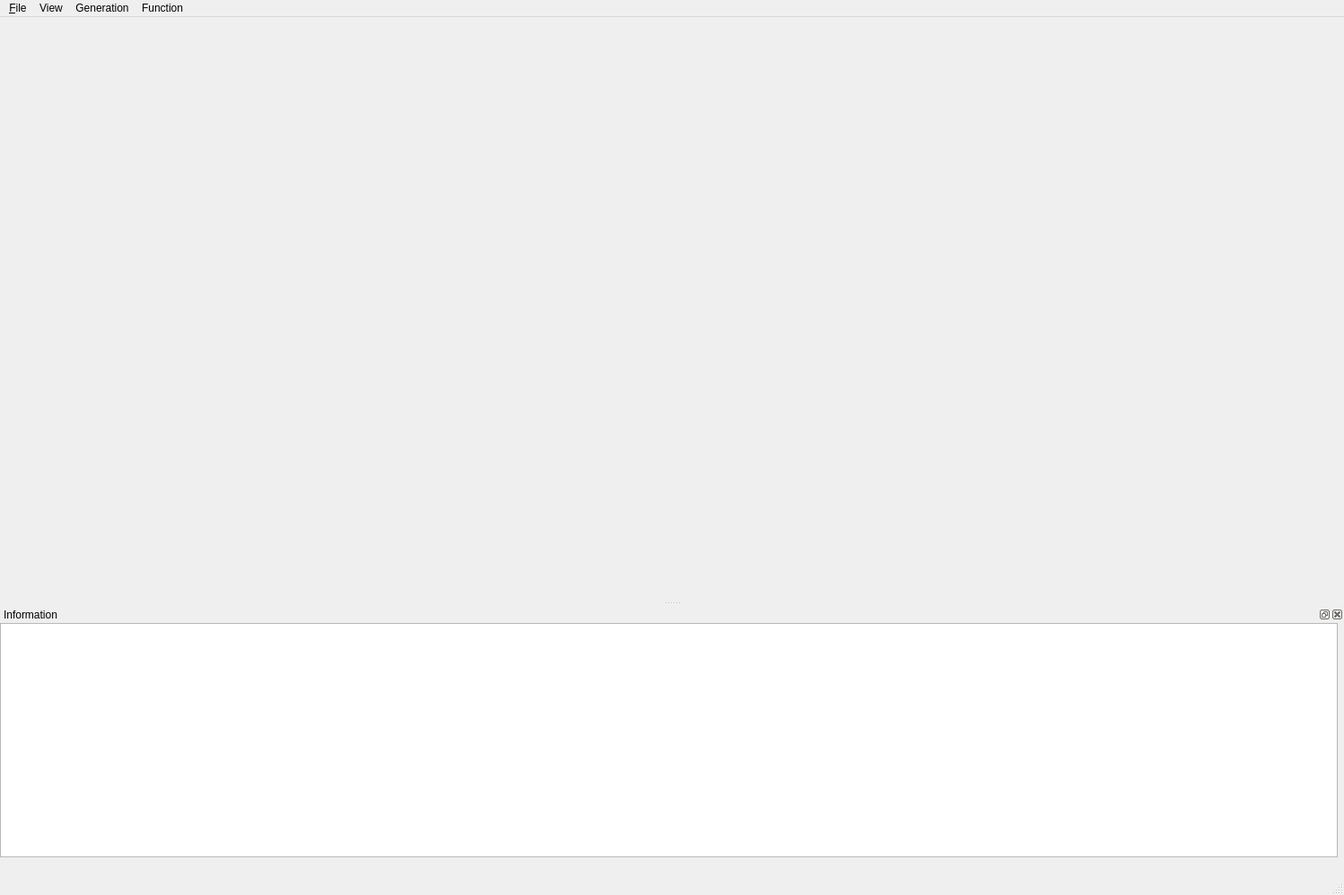
<?xml version="1.0" encoding="UTF-8"?>
<ui version="4.0">
 <class>MainWindow</class>
 <widget class="QMainWindow" name="MainWindow">
  <property name="geometry">
   <rect>
    <x>0</x>
    <y>0</y>
    <width>1498</width>
    <height>997</height>
   </rect>
  </property>
  <property name="sizePolicy">
   <sizepolicy hsizetype="Expanding" vsizetype="Expanding">
    <horstretch>0</horstretch>
    <verstretch>0</verstretch>
   </sizepolicy>
  </property>
  <property name="windowTitle">
   <string>MyComputerGeometry</string>
  </property>
  <widget class="QWidget" name="centralwidget">
   <property name="sizePolicy">
    <sizepolicy hsizetype="Preferred" vsizetype="Preferred">
     <horstretch>0</horstretch>
     <verstretch>0</verstretch>
    </sizepolicy>
   </property>
   <property name="autoFillBackground">
    <bool>true</bool>
   </property>
   <layout class="QHBoxLayout" name="horizontalLayout">
    <item>
     <widget class="glViewer" name="m_glviewer" native="true">
      <property name="sizePolicy">
       <sizepolicy hsizetype="Expanding" vsizetype="Expanding">
        <horstretch>0</horstretch>
        <verstretch>0</verstretch>
       </sizepolicy>
      </property>
      <property name="layoutDirection">
       <enum>Qt::LeftToRight</enum>
      </property>
      <property name="autoFillBackground">
       <bool>false</bool>
      </property>
     </widget>
    </item>
   </layout>
  </widget>
  <widget class="QMenuBar" name="menubar">
   <property name="geometry">
    <rect>
     <x>0</x>
     <y>0</y>
     <width>1498</width>
     <height>22</height>
    </rect>
   </property>
   <widget class="QMenu" name="menu_File">
    <property name="title">
     <string>&amp;File</string>
    </property>
    <addaction name="action_Open"/>
    <addaction name="actionClear"/>
    <addaction name="separator"/>
    <addaction name="action_Quit"/>
   </widget>
   <widget class="QMenu" name="menuGeneration">
    <property name="title">
     <string>Generation</string>
    </property>
    <widget class="QMenu" name="menuSegments">
     <property name="title">
      <string>Segments</string>
     </property>
     <addaction name="actionFrom_points"/>
     <addaction name="actionOn_Circle"/>
    </widget>
    <addaction name="actionPoints"/>
    <addaction name="menuSegments"/>
    <addaction name="actionConvexHulls"/>
    <addaction name="actionPolygon"/>
   </widget>
   <widget class="QMenu" name="menuFunction">
    <property name="title">
     <string>Function</string>
    </property>
    <widget class="QMenu" name="menuConvexHull">
     <property name="title">
      <string>ConvexHull</string>
     </property>
     <addaction name="actionConvexHull_EP"/>
     <addaction name="actionConvexHull_EE_2"/>
     <addaction name="actionConvexHull_Jarvis_March_2"/>
     <addaction name="actionConvexHull_Graham_Scan_2"/>
     <addaction name="actionConvexHull_Divide_and_Conquer_2"/>
    </widget>
    <widget class="QMenu" name="menuIntersection">
     <property name="title">
      <string>Intersection</string>
     </property>
     <addaction name="actionInterval"/>
     <addaction name="actionSegments_2"/>
     <addaction name="actionConvexHull_2"/>
     <addaction name="actionConvexHull_Edge_Chasing"/>
    </widget>
    <widget class="QMenu" name="menuTriangulation">
     <property name="title">
      <string>Triangulation</string>
     </property>
     <addaction name="actionMonotone"/>
    </widget>
    <widget class="QMenu" name="menuVoronoi_2">
     <property name="title">
      <string>Voronoi</string>
     </property>
     <addaction name="actionDivide_and_Conquer_2"/>
     <addaction name="actionSweep_Line_2"/>
    </widget>
    <addaction name="menuConvexHull"/>
    <addaction name="menuIntersection"/>
    <addaction name="menuTriangulation"/>
    <addaction name="menuVoronoi_2"/>
   </widget>
   <widget class="QMenu" name="menuView">
    <property name="title">
     <string>View</string>
    </property>
   </widget>
   <addaction name="menu_File"/>
   <addaction name="menuView"/>
   <addaction name="menuGeneration"/>
   <addaction name="menuFunction"/>
  </widget>
  <widget class="QDockWidget" name="dockWidget_info">
   <property name="sizePolicy">
    <sizepolicy hsizetype="Expanding" vsizetype="Fixed">
     <horstretch>0</horstretch>
     <verstretch>0</verstretch>
    </sizepolicy>
   </property>
   <property name="minimumSize">
    <size>
     <width>1400</width>
     <height>300</height>
    </size>
   </property>
   <property name="layoutDirection">
    <enum>Qt::LeftToRight</enum>
   </property>
   <property name="autoFillBackground">
    <bool>true</bool>
   </property>
   <property name="windowTitle">
    <string>Information</string>
   </property>
   <attribute name="dockWidgetArea">
    <number>8</number>
   </attribute>
   <widget class="QWidget" name="dockWidgetContents">
    <property name="sizePolicy">
     <sizepolicy hsizetype="Preferred" vsizetype="Preferred">
      <horstretch>0</horstretch>
      <verstretch>0</verstretch>
     </sizepolicy>
    </property>
    <property name="layoutDirection">
     <enum>Qt::LeftToRight</enum>
    </property>
    <property name="autoFillBackground">
     <bool>true</bool>
    </property>
    <widget class="QTextBrowser" name="m_information">
     <property name="geometry">
      <rect>
       <x>0</x>
       <y>0</y>
       <width>1491</width>
       <height>261</height>
      </rect>
     </property>
    </widget>
   </widget>
  </widget>
  <widget class="QStatusBar" name="statusbar"/>
  <action name="action_Quit">
   <property name="text">
    <string>&amp;Quit</string>
   </property>
   <property name="shortcut">
    <string>Ctrl+Q</string>
   </property>
  </action>
  <action name="action_Open">
   <property name="text">
    <string>&amp;Open</string>
   </property>
   <property name="shortcut">
    <string>Ctrl+O</string>
   </property>
  </action>
  <action name="actionPoints">
   <property name="text">
    <string>Points</string>
   </property>
  </action>
  <action name="actionConvexHull">
   <property name="text">
    <string>ConvexHull_EP</string>
   </property>
  </action>
  <action name="actionInformation">
   <property name="checkable">
    <bool>true</bool>
   </property>
   <property name="checked">
    <bool>true</bool>
   </property>
   <property name="text">
    <string>Information</string>
   </property>
  </action>
  <action name="actionRepaint">
   <property name="text">
    <string>Repaint</string>
   </property>
  </action>
  <action name="actionClear">
   <property name="text">
    <string>Clear</string>
   </property>
  </action>
  <action name="actionConvexHull_EE">
   <property name="text">
    <string>ConvexHull_EE</string>
   </property>
  </action>
  <action name="actionConvexHull_Jarvis_March">
   <property name="text">
    <string>ConvexHull_Jarvis_March</string>
   </property>
  </action>
  <action name="actionConvexHull_Graham_Scan">
   <property name="text">
    <string>ConvexHull_Graham_Scan</string>
   </property>
  </action>
  <action name="actionConvexHull_Divide_and_Conquer">
   <property name="text">
    <string>ConvexHull_Divide_and_Conquer</string>
   </property>
  </action>
  <action name="actionConvexHull_EP">
   <property name="text">
    <string>ConvexHull_EP</string>
   </property>
  </action>
  <action name="actionConvexHull_EE_2">
   <property name="text">
    <string>ConvexHull_EE</string>
   </property>
  </action>
  <action name="actionConvexHull_Jarvis_March_2">
   <property name="text">
    <string>ConvexHull_Jarvis_March</string>
   </property>
  </action>
  <action name="actionConvexHull_Graham_Scan_2">
   <property name="text">
    <string>ConvexHull_Graham_Scan</string>
   </property>
  </action>
  <action name="actionConvexHull_Divide_and_Conquer_2">
   <property name="text">
    <string>ConvexHull_Divide_and_Conquer</string>
   </property>
  </action>
  <action name="actionInterval">
   <property name="text">
    <string>Interval</string>
   </property>
  </action>
  <action name="actionFrom_points">
   <property name="text">
    <string>From points</string>
   </property>
  </action>
  <action name="actionOn_Circle">
   <property name="text">
    <string>On Circle</string>
   </property>
  </action>
  <action name="actionSegments_2">
   <property name="text">
    <string>Segments</string>
   </property>
  </action>
  <action name="actionConvexHulls">
   <property name="text">
    <string>ConvexHulls</string>
   </property>
  </action>
  <action name="actionConvexHull_2">
   <property name="text">
    <string>ConvexHull_Check</string>
   </property>
  </action>
  <action name="actionConvexHull_Edge_Chasing">
   <property name="text">
    <string>ConvexHull_Edge_Chasing</string>
   </property>
  </action>
  <action name="actionConvexHull_BO">
   <property name="text">
    <string>ConvexHull_BO</string>
   </property>
  </action>
  <action name="actionPolygon">
   <property name="text">
    <string>Polygon</string>
   </property>
  </action>
  <action name="actionMonotone">
   <property name="text">
    <string>Monotone</string>
   </property>
  </action>
  <action name="actionNaive">
   <property name="text">
    <string>Naive</string>
   </property>
  </action>
  <action name="actionNaive_2">
   <property name="text">
    <string>Naive</string>
   </property>
  </action>
  <action name="actionDivide_and_Conquer">
   <property name="text">
    <string>Divide and Conquer</string>
   </property>
  </action>
  <action name="actionSweep_Line">
   <property name="text">
    <string>Sweep Line</string>
   </property>
  </action>
  <action name="actionNaive_3">
   <property name="text">
    <string>Naive</string>
   </property>
  </action>
  <action name="actionIncremental">
   <property name="text">
    <string>Incremental</string>
   </property>
  </action>
  <action name="actionDivide_and_Conquer_2">
   <property name="text">
    <string>Divide and Conquer</string>
   </property>
  </action>
  <action name="actionSweep_Line_2">
   <property name="text">
    <string>Sweep Line</string>
   </property>
  </action>
 </widget>
 <customwidgets>
  <customwidget>
   <class>glViewer</class>
   <extends>QWidget</extends>
   <header>glViewer.h</header>
  </customwidget>
 </customwidgets>
 <resources/>
 <connections/>
</ui>
